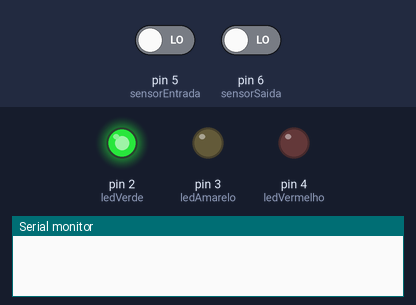
Simulated run of this sketch. Board: Arduino Uno, built with avr-gcc and run on an emulated ATmega328P. On the bench: output pins drawn as LEDs (lit = HIGH), the last lines printed to the serial monitor. Dashed ring = blinking. Inputs (shaded band) come from the test bench; at power-on: pin 5 (sensorEntrada) LOW, pin 6 (sensorSaida) LOW.

Above: at 1.2 s.
1.3 s: pin 5 (sensorEntrada) driven HIGH
At 4.1 s:
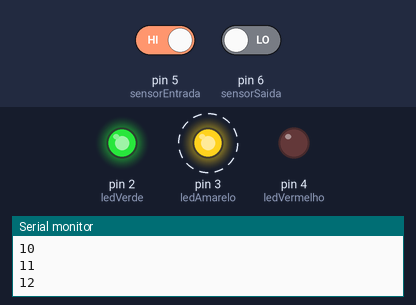
7.3 s: pin 6 (sensorSaida) driven HIGH
At 7.9 s:
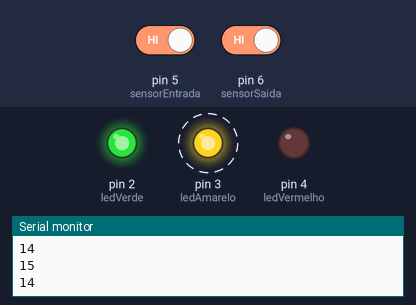
10.3 s: pin 6 (sensorSaida) driven LOW
At 12.2 s:
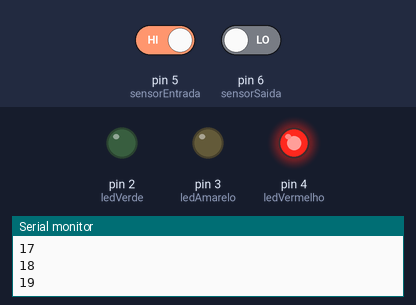
13.0 s: pin 5 (sensorEntrada) driven LOW and pin 6 (sensorSaida) driven HIGH
At 15.3 s:
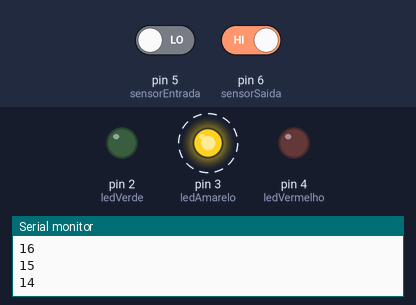
Timing chart, 0 to 17.0 s (numbered marks = the images above; inputs shaded):
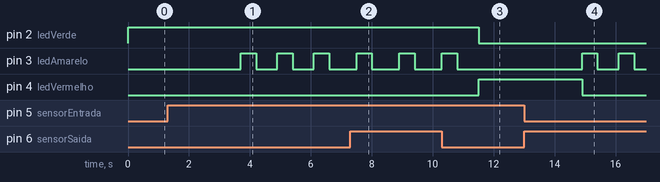

Measured:
- after the input at 1.3 s, pin 3 (ledAmarelo): alternates HIGH for 0.50 s and LOW for 0.70 s, starting after 2.4 s
- after the input at 7.3 s, pin 2 (ledVerde): stays HIGH (without the input it goes to LOW after 0.00 s); pin 3 (ledAmarelo): alternates HIGH for 0.50 s and LOW for 0.90 s, starting after 0.20 s; pin 4 (ledVermelho): stays LOW (without the input it goes to HIGH after 0.00 s)
- after the input at 10.3 s, pin 2 (ledVerde): HIGH → LOW after 1.2 s; pin 3 (ledAmarelo): goes on until 10.8 s, then stays LOW; pin 4 (ledVermelho): LOW → HIGH after 1.2 s
- after the input at 13.0 s, pin 3 (ledAmarelo): alternates HIGH for 0.50 s and LOW for 0.70 s, starting after 1.9 s; pin 4 (ledVermelho): HIGH → LOW after 1.9 s

The sketch:

Aula_Pratica_1.ino
```cpp
/**
 * @file Aula_Prática_1.ino
 * @brief Aula Prática 1 - Programação e Montagem de Hardware na Plataforma Arduino
 * @version 1.0
 * @date 2023-06-04
 *
 * A. O roteiro envolve o desenvolvimento de uma lógica aplicada em um estacionamento de carros.
 * B. Um sensor S1 deve detectar a entrada de carros e incrementar a contagem.
 * C. Um sensor S2 deve detectar a saída de carros e decrementar a contagem.
 * D. A lotação máxima é de 15 carros.
 * E. Enquanto houver vagas, um led verde deve permanecer aceso.
 * F. Quando a lotação atingir 80%, um led amarelo deve piscar com intervalos de ½ segundos.
 * G. Quando a lotação máxima for atingida, um led vermelho deve acender indicando que não há vagas.
 */

int contador = 0;   // Contador de carros no estacionamento
int maximo = 15;    // Lotação máxima do estacionamento
int debounce = 200; // Tempo de debounce em milissegundos

// Pinos do Arduino
int sensorEntrada = 5; // Pino do sensor de entrada
int sensorSaida = 6;   // Pino do sensor de saída
int ledVerde = 2;      // Pino do LED verde
int ledAmarelo = 3;    // Pino do LED amarelo
int ledVermelho = 4;   // Pino do LED vermelho

/**
 * @class LED
 * @brief Represents an LED.
 *
 * This class provides methods to turn on and off the LED.
 */
class LED
{
public:
  /**
   * @brief Constructor for the LED class.
   * @param pin The pin number of the LED.
   */
  LED(int pin) : pin(pin)
  {
    pinMode(pin, OUTPUT);
    desligar();
  }

  /**
   * @brief Turns on the LED.
   */
  void ligar()
  {
    digitalWrite(pin, HIGH);
  }

  /**
   * @brief Turns off the LED.
   */
  void desligar()
  {
    digitalWrite(pin, LOW);
  }

protected:
  // Pin number
  int pin;
};

/**
 * @class Switch
 * @brief Represents a switch with debounce functionality.
 *
 * This class provides methods to check if the switch is on or off, and also provides
 * functionality to debounce the switch to prevent false readings.
 */
class Switch
{
public:
  /**
   * @brief Constructor for the Switch class.
   * @param pin The pin number of the switch.
   * @param debounceDelay The debounce delay in milliseconds.
   */
  Switch(int pin, unsigned long debounceDelay) : pin(pin), debounceDelay(debounceDelay)
  {
    pinMode(pin, INPUT_PULLUP);

    estadoSwitch = digitalRead(pin);
    ultimoEstadoSwitch = estadoSwitch;
    ultimoTempoMudancaEstado = 0;
  }

  /**
   * @brief Checks if the switch is on.
   * @return True if the switch is on, false otherwise.
   */
  bool estaLigado()
  {
    atualizar();
    return (estadoSwitch == LOW);
  }

protected:
  /**
   * @brief Virtual method to be called when the switch is turned on.
   */
  virtual void ligado() {}

  /**
   * @brief Virtual method to be called when the switch is turned off.
   */
  virtual void desligado() {}

  /**
   * @brief Updates the switch state and debounce functionality.
   */
  void atualizar()
  {
    int leitura = digitalRead(pin);

    if (leitura != ultimoEstadoSwitch)
    {
      ultimoTempoMudancaEstado = millis();
    }

    if ((millis() - ultimoTempoMudancaEstado) > debounceDelay)
    {
      if (leitura != estadoSwitch)
      {
        estadoSwitch = leitura;

        if (estadoSwitch == LOW)
        {
          ligado();
        }
        else
        {
          desligado();
        }
      }
    }

    ultimoEstadoSwitch = leitura;
  }

private:
  // Pin number
  int pin;

  // Button state variables for debounce functionality
  unsigned long debounceDelay;
  int estadoSwitch;
  int ultimoEstadoSwitch;
  unsigned long ultimoTempoMudancaEstado;
};

/**
 * @class Botao
 * @brief A class for a button switch that inherits from the Switch class.
 *
 * This class provides functionality for a button switch that inherits from the Switch class.
 */
class Botao : public Switch
{
public:
  Botao(int pin, unsigned long debounceDelay) : Switch(pin, debounceDelay) {}
};

void setup()
{
  Serial.begin(9600);            // Inicializa a comunicação serial
  pinMode(sensorEntrada, INPUT); // Configura o pino do sensor de entrada como entrada
  pinMode(sensorSaida, INPUT);   // Configura o pino do sensor de saída como entrada
  pinMode(ledVerde, OUTPUT);     // Configura o pino do LED verde como saída
  pinMode(ledAmarelo, OUTPUT);   // Configura o pino do LED amarelo como saída
  pinMode(ledVermelho, OUTPUT);  // Configura o pino do LED vermelho como saída
}

void loop()
{
  if (digitalRead(sensorEntrada) == HIGH) // Se o sensor de entrada detectar um carro
  {
    contador++;               // Incrementa o contador de carros
    Serial.println(contador); // Imprime a quantidade de carros no estacionamento na saída serial
    delay(debounce);          // Aguarda alguns milissegundos para evitar contagem dupla
  }

  if (digitalRead(sensorSaida) == HIGH) // Se o sensor de saída detectar um carro
  {
    contador--;               // Decrementa o contador de carros
    Serial.println(contador); // Imprime a quantidade de carros no estacionamento na saída serial
    delay(debounce);          // Aguarda alguns milissegundos para evitar contagem dupla
  }

  if (contador < maximo * 0.8)
  {                                 // Se a lotação for menor que 80%
    digitalWrite(ledVerde, HIGH);   // Acende o LED verde
    digitalWrite(ledAmarelo, LOW);  // Apaga o LED amarelo
    digitalWrite(ledVermelho, LOW); // Apaga o LED vermelho
  }
  else if (contador < maximo) // Se a lotação for entre 80% e 100%
  {
    digitalWrite(ledVermelho, LOW); // Apaga o LED vermelho
    digitalWrite(ledAmarelo, HIGH); // Acende o LED amarelo
    delay(500);                     // Aguarda meio segundo
    digitalWrite(ledAmarelo, LOW);  // Apaga o LED amarelo
    delay(500);                     // Aguarda meio segundo
  }
  else // Se a lotação for igual ou maior que 100%
  {
    digitalWrite(ledVerde, LOW);     // Apaga o LED verde
    digitalWrite(ledAmarelo, LOW);   // Apaga o LED amarelo
    digitalWrite(ledVermelho, HIGH); // Acende o LED vermelho
  }
}
```
